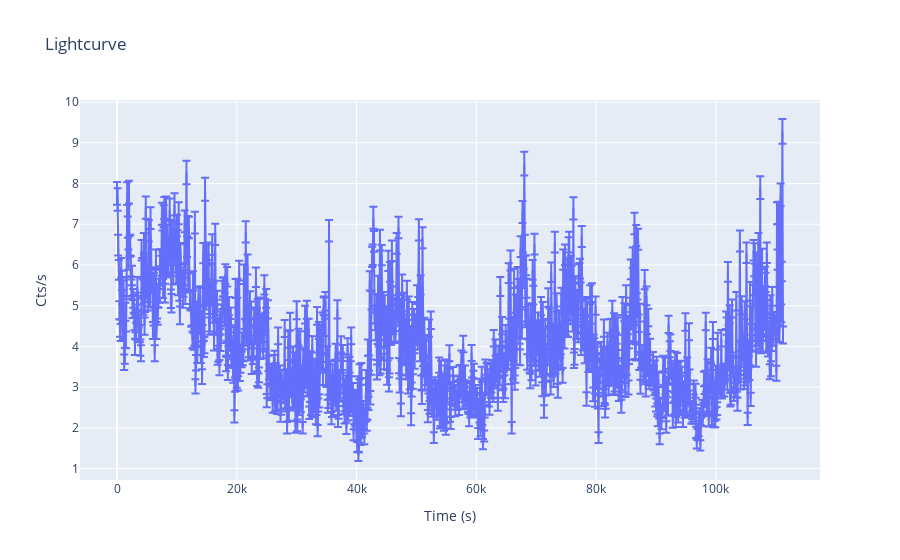

The notebook cell saved with this chart:
### Code cell
# Plot BKG lightcurve
name= ["flaring particle background"]
file_paths = [out_LCFile]

# Call the function to plot light curves
plotLC(file_paths, name, threshold = None)

### Figure 1 — Plotly figure (JSON) as saved in the notebook; plotly's stock layout.template omitted (floating-point values rounded to 4 significant figures; data arrays with more than 128 entries replaced by an {"elided": "..."} marker saying what was removed)
{"data": [{"error_y": {"array": {"elided": "1113 float values"}, "type": "data", "visible": true}, "mode": "lines", "name": "Lightcurve of flaring particle background", "type": "scatter", "x": {"elided": "1113 int values"}, "y": {"elided": "1113 float values"}}], "layout": {"autosize": true, "title": {"text": "Lightcurve"}, "xaxis": {"autorange": true, "range": [-6178.0, 117400.0], "title": {"text": "Time (s)"}, "type": "linear"}, "yaxis": {"autorange": true, "range": [0.7194, 10.05], "title": {"text": "Cts/s"}, "type": "linear"}}}
